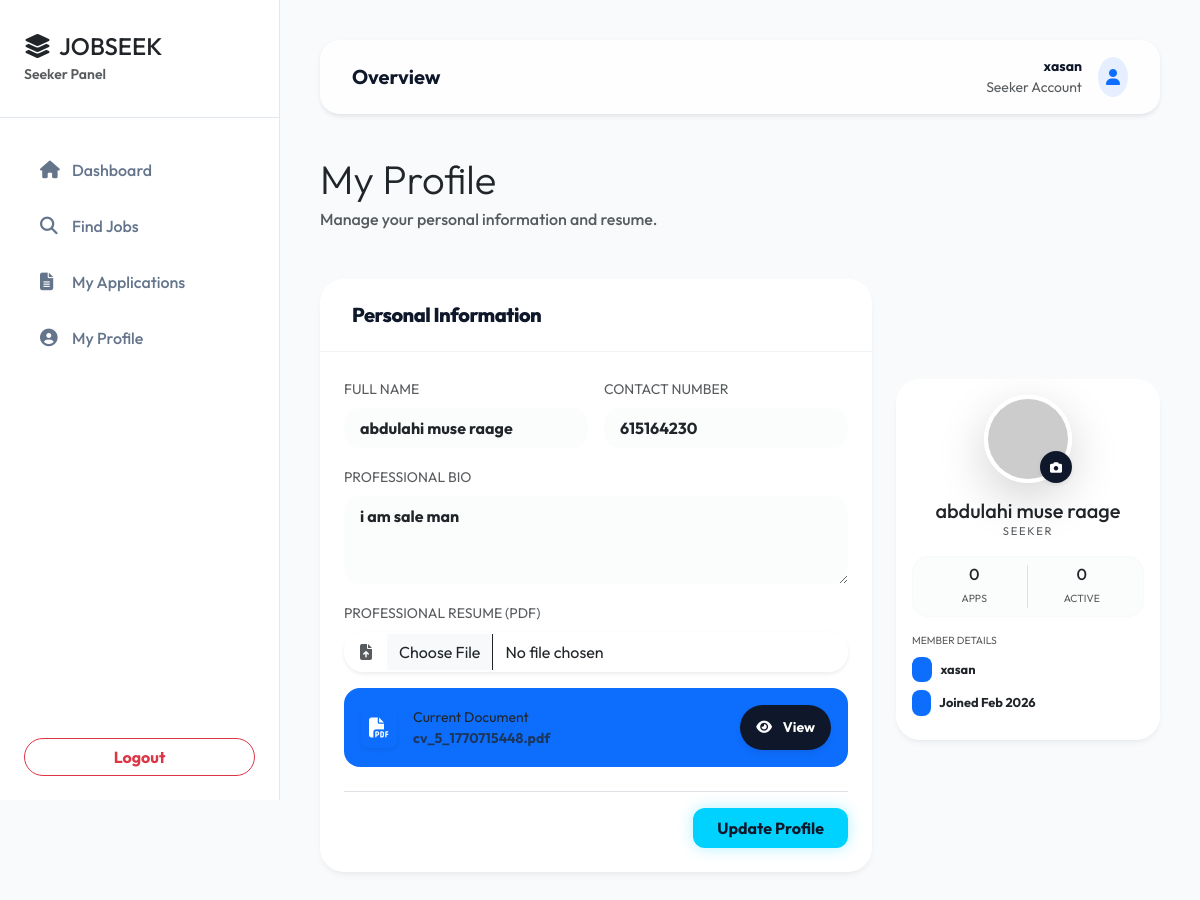
/seeker/profile.php (signed in), run on the app's committed database.
### tables this page shows
CREATE TABLE `profiles` (
  `id` int(11) NOT NULL,
  `user_id` int(11) NOT NULL,
  `full_name` varchar(100) DEFAULT NULL,
  `bio` text DEFAULT NULL,
  `contact_number` varchar(20) DEFAULT NULL,
  `profile_picture` varchar(255) DEFAULT NULL,
  `cv_path` varchar(255) DEFAULT NULL,
  `company_name` varchar(100) DEFAULT NULL,
  `company_website` varchar(255) DEFAULT NULL
);

### seeker/profile.php (the view, shortened to what this page needs)
<?php
require_once '../includes/db.php';
include 'seeker_layout_top.php';
$stmt = $pdo->prepare("SELECT * FROM profiles WHERE user_id = ?");
$stmt->execute([$_SESSION['user_id']]);
$profile = $stmt->fetch();
?>
<div class="animate-up">
    <div class="mb-5">
        <h2 class="fw-800 text-dark display-6 mb-1">My Profile</h2>
        <p class="text-muted fw-medium">Manage your personal information and resume.</p>
    </div>
    <div class="row">
        <div class="col-lg-8">
            <div class="card premium-card border-0 mb-4">
                <div class="card-header-premium p-3">
                    <h5 class="fw-800 mb-0">Personal Information</h5>
                </div>
                <div class="card-body p-3 p-md-4">
                    <form action="profile.php" method="POST" enctype="multipart/form-data">
                        <div class="row g-3 mb-3">
                            <div class="col-md-6">
                                <label for="full_name" class="form-label small fw-800 text-muted text-uppercase tracking-wider">Full Name</label>
                                <input type="text" name="full_name" class="form-control rounded-4 shadow-none border-0 bg-light bg-opacity-50 py-2 px-3 fw-bold" id="full_name" value="<?php echo htmlspecialchars($profile['full_name'] ?? ''); ?>" placeholder="Enter your full name">
                            </div>
                            <div class="col-md-6">
                                <label for="contact_number" class="form-label small fw-800 text-muted text-uppercase tracking-wider">Contact Number</label>
                                <input type="text" name="contact_number" class="form-control rounded-4 shadow-none border-0 bg-light bg-opacity-50 py-2 px-3 fw-bold" id="contact_number" value="<?php echo htmlspecialchars($profile['contact_number'] ?? ''); ?>" placeholder="+252 61XXXXXXX">
                            </div>
                        </div>
                        <div class="mb-3">
                            <label for="bio" class="form-label small fw-800 text-muted text-uppercase tracking-wider">Professional Bio</label>
                            <textarea name="bio" class="form-control rounded-4 shadow-none border-0 bg-light bg-opacity-50 py-2 px-3 fw-bold" id="bio" rows="3" placeholder="Briefly describe your professional background"><?php echo htmlspecialchars($profile['bio'] ?? ''); ?></textarea>
                        </div>
                        <div class="mb-4">
                            <label for="cv" class="form-label small fw-800 text-muted text-uppercase tracking-wider">Professional Resume (PDF)</label>
                            <div class="input-group premium-card overflow-hidden border-0 shadow-sm">
                                <span class="input-group-text border-0 bg-white ps-3"><i class="fas fa-file-upload text-muted"></i></span>
                                <input type="file" name="cv" class="form-control border-0 py-2 px-3" id="cv">
                            </div>
                            <?php if ($profile['cv_path']): ?>
                                <div class="mt-3 p-3 rounded-4 border border-primary border-opacity-10 d-flex align-items-center bg-primary bg-opacity-5">
                                    <div class="bg-primary text-white p-2 rounded-3 me-3 shadow-sm">
                                        <i class="fas fa-file-pdf fa-lg"></i>
                                    </div>
                                    <div class="flex-grow-1">
                                        <div class="small fw-800 text-dark mb-0">Current Document</div>
                                        <div class="small text-muted fw-bold"><?php echo htmlspecialchars($profile['cv_path']); ?></div>
                                    </div>
                                    <a href="../uploads/cvs/<?php echo htmlspecialchars($profile['cv_path']); ?>" class="btn btn-premium btn-sm rounded-pill px-3 fw-bold" target="_blank">
                                        <i class="fas fa-eye me-2"></i> View
                                    </a>
                                </div>
                            <?php endif; ?>
                        </div>
                        <div class="text-end border-top border-opacity-10 pt-3">
                            <button type="submit" name="update_profile" class="btn btn-premium btn-glow px-4 py-2 fw-bold">
                                Update Profile
                            </button>
                        </div>
                    </form>
                </div>
            </div>
        </div>
        <div class="col-lg-4">
            <div class="card premium-card border-0 p-3 text-center sticky-top" style="top: 100px;">
                <div class="mb-3">
                    <div class="position-relative d-inline-block">
                        <img src="https://ui-avatars.com/api/?name=<?php echo urlencode($_SESSION['username']); ?>&background=020617&color=00d2ff&size=100&bold=true" alt="Avatar" class="rounded-circle border border-4 border-white shadow-lg">
                        <button class="btn btn-premium position-absolute bottom-0 end-0 rounded-circle p-1 shadow-sm border-white border-2" title="Change Avatar" style="width: 32px; height: 32px; display: flex; align-items: center; justify-content: center;">
                            <i class="fas fa-camera fa-xs"></i>
                        </button>
                    </div>
                </div>
                <h5 class="fw-800 text-dark mb-0"><?php echo htmlspecialchars($profile['full_name'] ?: $_SESSION['username']); ?></h5>
                <p class="text-muted small fw-800 text-uppercase tracking-widest mb-3 text-accent" style="font-size: 0.7rem;"><?php echo htmlspecialchars($_SESSION['role']); ?></p>
                <div class="bg-light bg-opacity-50 rounded-4 p-2 mb-3 border border-light">
                    <div class="row g-0 text-center">
                        <div class="col border-end">
                            <h6 class="fw-800 mb-0 text-dark">0</h6>
                            <small class="text-muted tiny text-uppercase fw-800 tracking-wider">Apps</small>
                        </div>
                        <div class="col">
                            <h6 class="fw-800 mb-0 text-dark">0</h6>
                            <small class="text-muted tiny text-uppercase fw-800 tracking-wider">Active</small>
                        </div>
                    </div>
                </div>
                <div class="text-start">
                    <div class="mb-2">
                        <small class="text-muted d-block text-uppercase tiny fw-800 tracking-wider mb-2">Member Details</small>
                        <div class="d-flex align-items-center mb-2">
                            <div class="bg-primary bg-opacity-5 text-primary p-1 rounded-3 me-2 tiny border border-primary border-opacity-10">
                                <i class="fas fa-envelope"></i>
                            </div>
                            <span class="small text-dark fw-bold" style="font-size: 0.8rem;"><?php echo htmlspecialchars($_SESSION['username']); ?></span>
                        </div>
                        <div class="d-flex align-items-center">
                            <div class="bg-primary bg-opacity-5 text-primary p-1 rounded-3 me-2 tiny border border-primary border-opacity-10">
                                <i class="fas fa-calendar-alt"></i>
                            </div>
                            <span class="small text-dark fw-bold" style="font-size: 0.8rem;">Joined Feb 2026</span>
                        </div>
                    </div>
                </div>
            </div>
        </div>
    </div>
</div>
</div>
<?php include 'seeker_layout_bottom.php'; ?>

### seeker/seeker_layout_top.php (style rules this page uses)
:root { --primary: #0f172a; --primary-dark: #020617; --accent: #00d2ff; --accent-glow: rgba(0, 210, 255, 0.3); --premium-gradient: linear-gradient(135deg, #0f172a 0%, #1e293b 100%); --sidebar-bg: #ffffff; --main-bg: #f8fafc; --border-color: #e2e8f0; --card-shadow: 0 10px 25px -5px rgba(0, 0, 0, 0.05), 0 8px 10px -6px rgba(0, 0, 0, 0.05); }
body { font-family: 'Outfit', sans-serif; background-color: var(--main-bg); color: var(--primary); overflow-x: hidden; }
.premium-card { background: #ffffff; border: 1px solid rgba(15, 23, 42, 0.08); border-radius: 1.5rem; box-shadow: 0 4px 6px -1px rgba(0, 0, 0, 0.05), 0 2px 4px -1px rgba(0, 0, 0, 0.03); transition: all 0.4s cubic-bezier(0.165, 0.84, 0.44, 1); position: relative; overflow: hidden; }
.premium-card::before { content: ''; position: absolute; top: 0; left: 0; width: 100%; height: 4px; background: var(--accent); opacity: 0; transition: opacity 0.3s ease; }
.card-header-premium { background: transparent !important; border-bottom: 1px solid rgba(15, 23, 42, 0.05) !important; padding: 1.5rem 2rem !important; }
.card-header-premium h5 { font-weight: 800; margin-bottom: 0; color: var(--primary); letter-spacing: -0.5px; }
.btn-premium { background: var(--primary); color: white !important; border-radius: 0.75rem; padding: 0.75rem 1.5rem; font-weight: 700; border: none; transition: all 0.3s ease; box-shadow: 0 4px 6px -1px rgba(15, 23, 42, 0.1); }
.btn-glow { background: var(--accent) !important; color: var(--primary) !important; box-shadow: 0 0 15px var(--accent-glow); }
.animate-up { animation: fadeInUp 0.5s forwards; }

### seeker/profile.php (style rules this page uses)
.tiny { font-size: 0.65rem; }
.tracking-widest { letter-spacing: 0.15em; }

### data on the page
profiles: full_name "abdulahi muse raage", contact_number "615164230", bio "i am sale man", cv_path "cv_5_1770715448.pdf"

### other printed values
$_SESSION['username'] "xasan"
$_SESSION['role'] "SEEKER"
